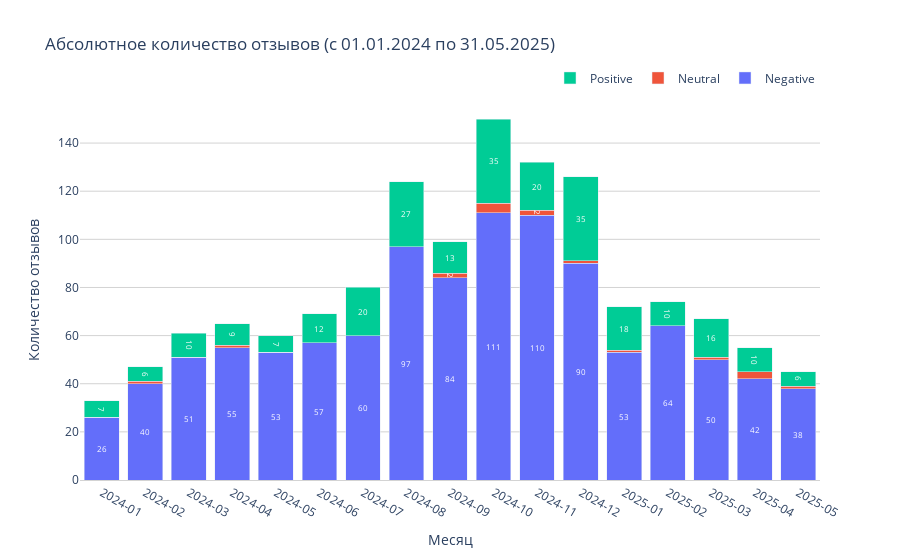

Write notebook code for a chart like this one.
### Code cell
# --- 2. Фильтрация данных по дате ---
# Убедимся, что колонка 'date' имеет тип datetime (уже сделано при создании)
# df['date'] = pd.to_datetime(df['date']) # Эта строка нужна, если даты загружены как текст

# Определяем начальную и конечную дату для фильтрации
start_date = pd.to_datetime('2024-01-01')
end_date = pd.to_datetime('2025-05-31')

# Применяем фильтр к DataFrame.
# .copy() используется, чтобы избежать предупреждения SettingWithCopyWarning от pandas.
df_filtered = df[(df['date'] >= start_date) & (df['date'] <= end_date)].copy()

# --- 3. Агрегация отфильтрованных данных ---
# Преобразуем дату в формат 'Год-Месяц' для группировки
# Важно: теперь мы работаем с df_filtered, а не с исходным df
df_filtered['year_month'] = df_filtered['date'].dt.strftime('%Y-%m')

# Группируем отфильтрованные данные и считаем количество
sentiment_counts = pd.crosstab(
    index=df_filtered['year_month'],
    columns=df_filtered['sentiment']
).fillna(0)


# --- 4. Визуализация с помощью Plotly ---

# Определяем цвета
# colors = {
#     'Negative': '#594138',
#     'Neutral': '#E9E0D2',
#     'Positive': '#E9A431'
# }

# Создаем объект фигуры
fig = go.Figure()

# Добавляем на график столбцы для каждого типа настроения
for sentiment_type in sentiment_counts.columns:
    fig.add_trace(go.Bar(
        x=sentiment_counts.index,
        y=sentiment_counts[sentiment_type],
        name=sentiment_type,
        # marker_color=colors.get(sentiment_type, '#CCCCCC'),
        text=sentiment_counts[sentiment_type],
        textposition='inside',
        insidetextanchor='middle',
        textfont=dict(size=14, color='white')
    ))

# --- 5. Настройка внешнего вида графика ---
fig.update_layout(
    barmode='stack',
    title_text='Абсолютное количество отзывов (с 01.01.2024 по 31.05.2025)',
    xaxis_title='Месяц',
    yaxis_title='Количество отзывов',
    plot_bgcolor='white',
    xaxis=dict(
        showline=True,
        linewidth=1,
        linecolor='lightgrey',
        type='category'
    ),
    yaxis=dict(
        showgrid=True,
        gridcolor='lightgray'
    ),
    legend=dict(
        orientation='h',
        yanchor='bottom',
        y=1.02,
        xanchor='right',
        x=1
    ),
    uniformtext_minsize=8,
    uniformtext_mode='hide'
)

# Показываем график
fig.show()

### Figure 1 — Plotly figure (JSON) as saved in the notebook; plotly's stock layout.template omitted (floating-point values rounded to 4 significant figures)
{"data": [{"insidetextanchor": "middle", "name": "Negative", "text": [26.0, 40.0, 51.0, 55.0, 53.0, 57.0, 60.0, 97.0, 84.0, 111.0, 110.0, 90.0, 53.0, 64.0, 50.0, 42.0, 38.0], "textfont": {"color": "white", "size": 14}, "textposition": "inside", "type": "bar", "x": ["2024-01", "2024-02", "2024-03", "2024-04", "2024-05", "2024-06", "2024-07", "2024-08", "2024-09", "2024-10", "2024-11", "2024-12", "2025-01", "2025-02", "2025-03", "2025-04", "2025-05"], "y": [26, 40, 51, 55, 53, 57, 60, 97, 84, 111, 110, 90, 53, 64, 50, 42, 38]}, {"insidetextanchor": "middle", "name": "Neutral", "text": [0.0, 1.0, 0.0, 1.0, 0.0, 0.0, 0.0, 0.0, 2.0, 4.0, 2.0, 1.0, 1.0, 0.0, 1.0, 3.0, 1.0], "textfont": {"color": "white", "size": 14}, "textposition": "inside", "type": "bar", "x": ["2024-01", "2024-02", "2024-03", "2024-04", "2024-05", "2024-06", "2024-07", "2024-08", "2024-09", "2024-10", "2024-11", "2024-12", "2025-01", "2025-02", "2025-03", "2025-04", "2025-05"], "y": [0, 1, 0, 1, 0, 0, 0, 0, 2, 4, 2, 1, 1, 0, 1, 3, 1]}, {"insidetextanchor": "middle", "name": "Positive", "text": [7.0, 6.0, 10.0, 9.0, 7.0, 12.0, 20.0, 27.0, 13.0, 35.0, 20.0, 35.0, 18.0, 10.0, 16.0, 10.0, 6.0], "textfont": {"color": "white", "size": 14}, "textposition": "inside", "type": "bar", "x": ["2024-01", "2024-02", "2024-03", "2024-04", "2024-05", "2024-06", "2024-07", "2024-08", "2024-09", "2024-10", "2024-11", "2024-12", "2025-01", "2025-02", "2025-03", "2025-04", "2025-05"], "y": [7, 6, 10, 9, 7, 12, 20, 27, 13, 35, 20, 35, 18, 10, 16, 10, 6]}], "layout": {"barmode": "stack", "legend": {"orientation": "h", "x": 1, "xanchor": "right", "y": 1.02, "yanchor": "bottom"}, "plot_bgcolor": "white", "title": {"text": "Абсолютное количество отзывов (с 01.01.2024 по 31.05.2025)"}, "uniformtext": {"minsize": 8, "mode": "hide"}, "xaxis": {"linecolor": "lightgrey", "linewidth": 1, "showline": true, "title": {"text": "Месяц"}, "type": "category"}, "yaxis": {"gridcolor": "lightgray", "showgrid": true, "title": {"text": "Количество отзывов"}}}}
